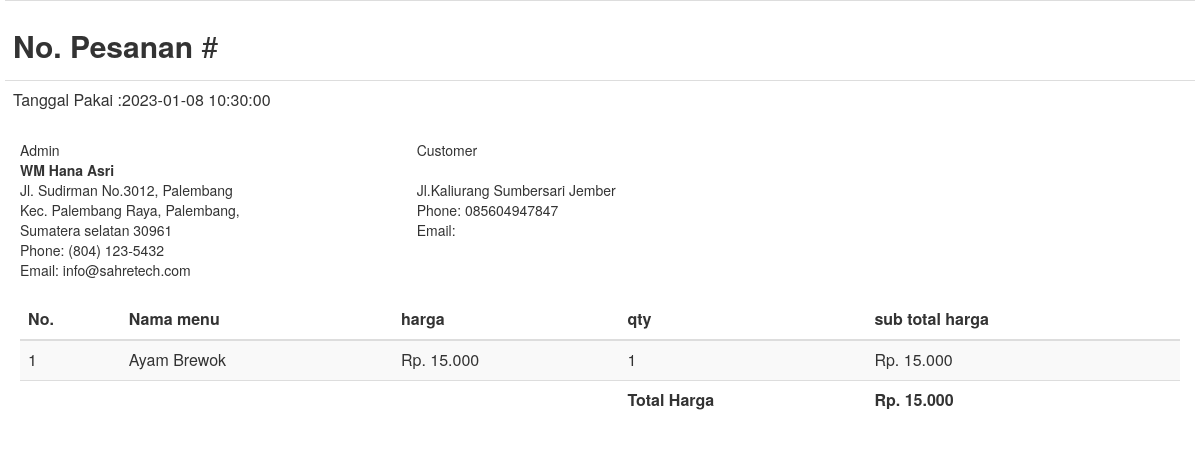
The app's page /nota.php, older data.
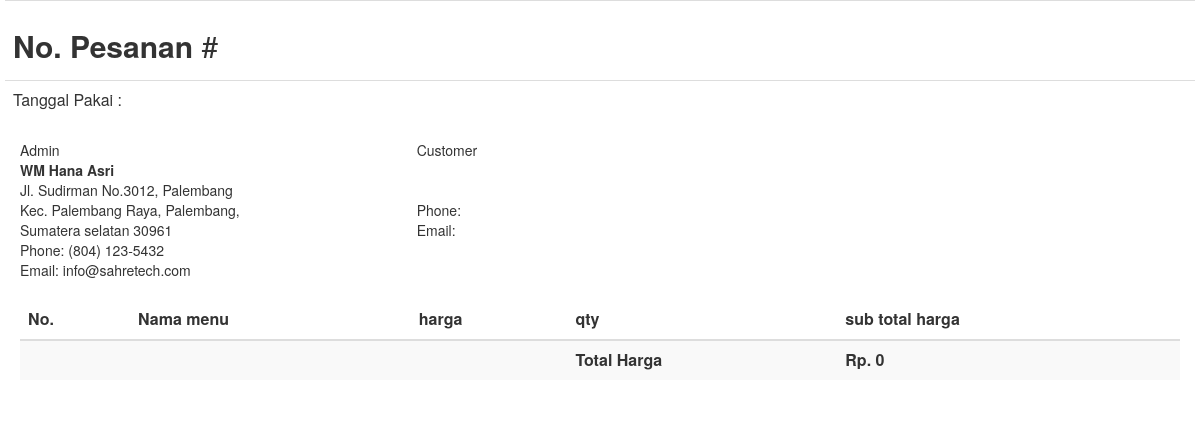
The same page, newer data.
### tables this page shows
CREATE TABLE `orders` (
  `id_order` int(11) NOT NULL,
  `no_pesanan` varchar(255) NOT NULL,
  `tgl_pesan` date NOT NULL,
  `tgl_pakai` datetime NOT NULL,
  `harga_satuan` varchar(50) NOT NULL,
  `qty` varchar(255) NOT NULL,
  `subtotal_harga` varchar(50) NOT NULL,
  `total_harga` varchar(50) NOT NULL,
  `alamat` varchar(255) NOT NULL,
  `nohp` varchar(15) NOT NULL,
  `catatan` varchar(255) DEFAULT NULL,
  `tgl_bayar` date DEFAULT NULL,
  `bukti_pembayaran` varchar(255) DEFAULT NULL,
  `status_pesanan` enum('Belum Dibayar','Sedang Diproses','Selesai') NOT NULL,
  `id_user` int(11) NOT NULL,
  `id_menu` int(11) NOT NULL,
  `id_pembayaran` int(11) NOT NULL
);

CREATE TABLE `menu` (
  `id_menu` int(11) NOT NULL,
  `nama_menu` varchar(100) NOT NULL,
  `harga` varchar(50) NOT NULL,
  `detail` text NOT NULL,
  `gambar` varchar(50) NOT NULL,
  `id_kategori` int(11) NOT NULL
);

### function/rupiah.php (called while the page is built)
<?php
function rupiah($angka){
	$hasil_rupiah = "Rp. " . number_format($angka,0,',','.');
	return $hasil_rupiah;
}
?>

### nota.php (the view, shortened to what this page needs)
<link rel="stylesheet" href="https://maxcdn.bootstrapcdn.com/bootstrap/3.3.7/css/bootstrap.min.css">
<body style="padding: 0 20;">
    <div>
        <?php
        include "koneksi.php";
        include('function/rupiah.php');
        $idUser   =  $_SESSION['name'];
        $userMail =  $_SESSION['email'] ;
        $no_pesanan = $_GET['resi'];
        $select = mysqli_query($koneksi, "SELECT * FROM orders JOIN menu ON orders.id_menu = menu.id_menu JOIN pembayaran ON orders.id_pembayaran = pembayaran.id_pembayaran WHERE no_pesanan = '$no_pesanan'");
        $select2 = mysqli_query($koneksi, "SELECT * FROM orders WHERE no_pesanan = '$no_pesanan'");
        $data1 = mysqli_fetch_array($select2);
        ?>
        <section class="content">
            <div class="row">
                <div>
                    <div class="span12">
                        <table class="table">
                            <tbody>
                                <tr>
                                    <td><h2><strong>No. Pesanan </strong>#<?php echo $data1['no_pesanan']; ?> </h2></td>
                                </tr>
                                <tr>
                                    <td>Tanggal Pakai :</strong><?php echo $data1['tgl_pakai']; ?></td>
                                </tr>
                            </tbody>
                        </table>
                    </div>
                </div>
            </div>
            <div class="row invoice-info">
                <div class="col-sm-4 invoice-col">
                  Admin
                  <address>
                    <strong>WM Hana Asri</strong><br>
                    Jl. Sudirman No.3012, Palembang<br>
                    Kec. Palembang Raya, Palembang,<br>
                    Sumatera selatan 30961<br>
                    Phone: (804) 123-5432<br>
                    Email: info@sahretech.com
                </address>
            </div>
            <div class="col-sm-4 invoice-col">
              Customer
              <address>
                <strong><?php echo $idUser; ?></strong><br>
                <?php echo $data1['alamat']; ?><br>
                Phone: <?php echo $data1['nohp']; ?><br>
                Email: <?php echo $userMail; ?>
            </address>
        </div>
    </div>
    <div class="row">
        <div class="col-xs-12 table-responsive">
          <table class="table table-striped">
            <thead>
                <tr>
                  <th>No.</th>
                  <th>Nama menu</th>
                  <th>harga</th>
                  <th>qty</th>
                  <th>sub total harga</th>
              </tr>
          </thead>
          <tbody>
            <?php
            $no=1;
            $grand_total = 0;
            while($data = mysqli_fetch_array($select)){
                ?>
                <tr>
                    <td><?php echo $no++; ?></td>
                    <td><?php echo $data['nama_menu']; ?></td>
                    <td><?php echo rupiah($data['harga_satuan']); ?></td>
                    <td><?php echo $data['qty']; ?></td>
                    <td><?php echo rupiah($sub_total = ($data['harga_satuan'] * $data['qty'])); ?></td>
                </tr>
                <?php
                $grand_total += $sub_total;
            }
            ?>
            <tr>
                <td colspan="3"></td>
                <td><b>Total Harga</b></td>
                <td><b><?php echo rupiah($grand_total); ?></b></td>
            </tr>
        </tbody>
    </table>
</div>
</section>
</div>
</body>

Row changes from the older to the newer data that the page shows:
removed orders: tgl_pakai "2023-01-08 10:30:00", alamat "Jl.Kaliurang Sumbersari Jember", nohp "085604947847", id_menu.nama_menu "Ayam Brewok", harga_satuan "Rp. 15.000", qty "1", rupiah($sub_total = ($data['harga_satuan'] * $data['qty'])) "Rp. 15.000"
Text that changed along with them:
rupiah($grand_total): "Rp. 15.000" → "Rp. 0"
